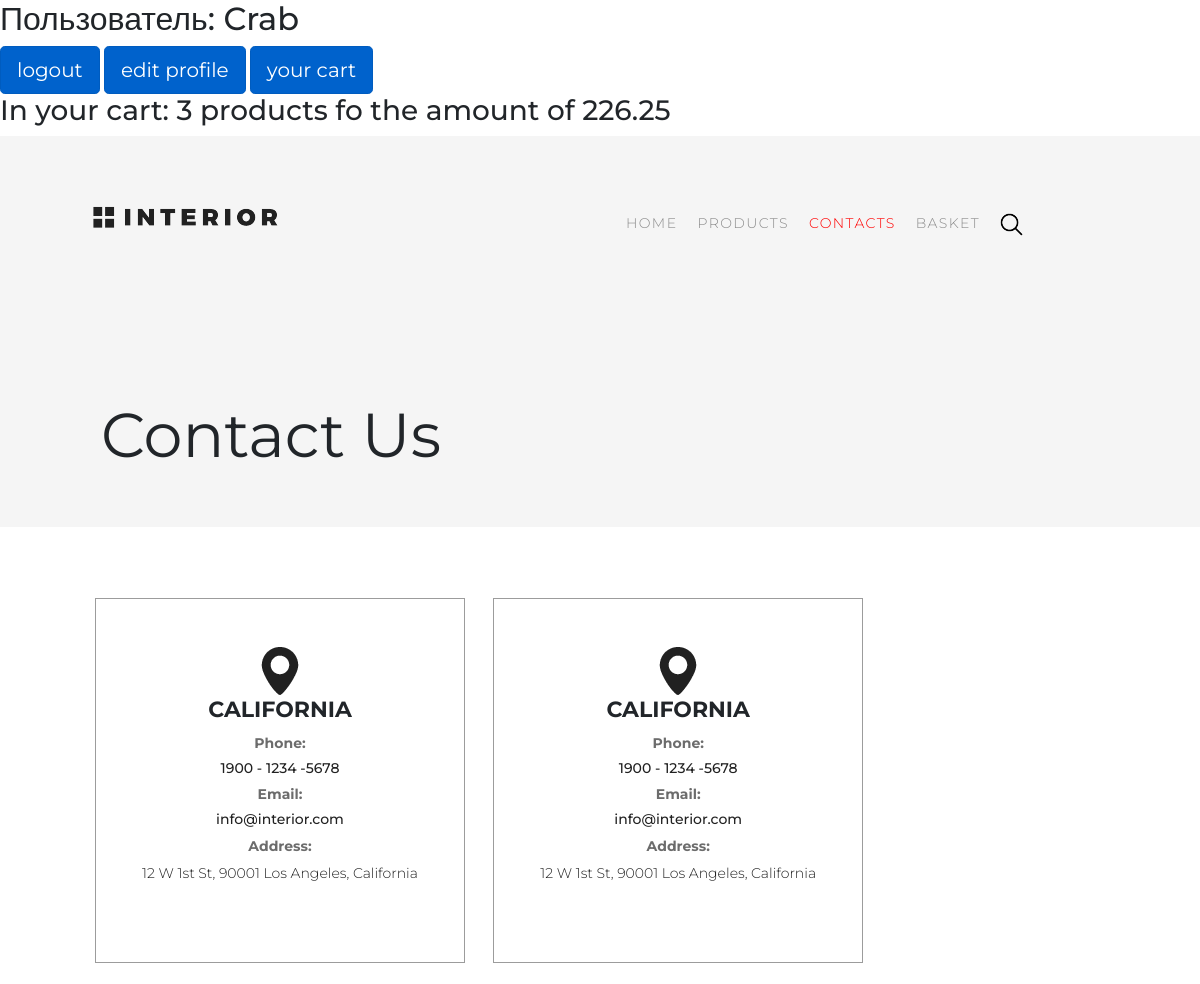
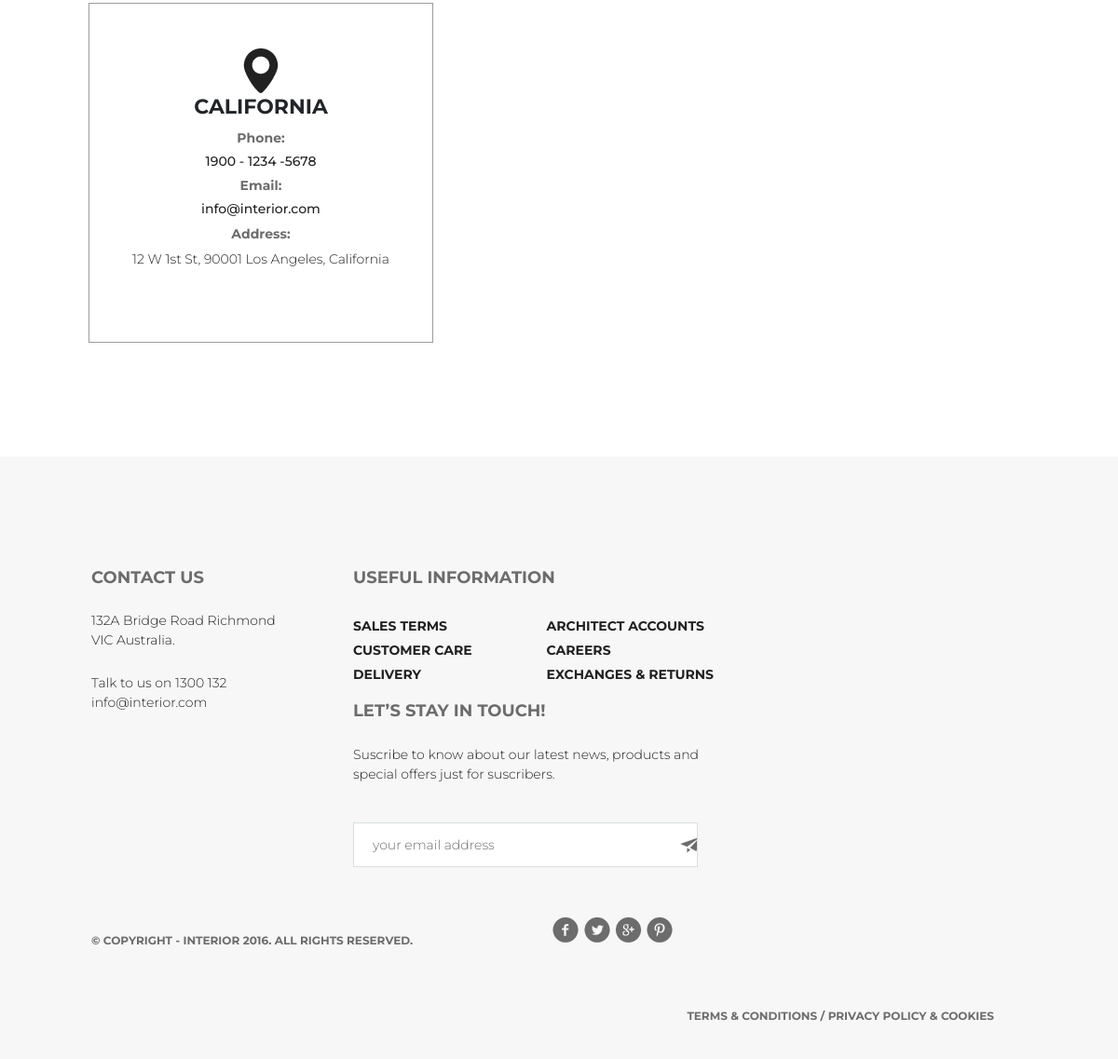
The page /contact/ (signed in) on the database its author committed (2 pictures, top to bottom).
### authapp/models.py (models this page shows, shortened)
class ShopUser(AbstractUser):
    class Meta:
        verbose_name = 'пользователь'
        verbose_name_plural = 'пользователи'
    avatar = models.ImageField(upload_to='users_avatars', blank=True)
    age = models.PositiveIntegerField(verbose_name='возраст')

### basketapp/models.py (models this page shows, shortened)
class Basket(models.Model):
    user = models.ForeignKey(settings.AUTH_USER_MODEL, on_delete=models.CASCADE, related_name='basket')
    product = models.ForeignKey(Product, on_delete=models.CASCADE)
    quantity = models.PositiveIntegerField(verbose_name='количество', default=0)
    add_datetime = models.DateTimeField(verbose_name='время', auto_now_add=True)
    def get_cost(self):
        return self.quantity * self.product.price
    cost = property(get_cost)

### mainapp/models.py (models this page shows, shortened)
class Product(models.Model):
    class Meta:
        verbose_name = 'Продукт'
        verbose_name_plural = 'Продукты'
    category = models.ForeignKey(ProductCategory, on_delete=models.CASCADE)
    name = models.CharField(verbose_name='имя продукта', max_length=128)
    image = models.ImageField(upload_to='products_images', blank=True)
    short_desc = models.CharField(verbose_name='краткое описание продукта', max_length=60, blank=True)
    description = models.TextField(verbose_name='описание продукта', blank=True)
    price = models.DecimalField(verbose_name='цена', max_digits=8, decimal_places=2, default=0)
    quantity = models.PositiveIntegerField(verbose_name='в наличии', default=0)
    is_hot = models.BooleanField(verbose_name='горячее предложение', default=False)

### mainapp/views.py (the view)
# urls.py: path('contact/', mainapp.contact, name='contact'),
def contact(request):
    content = {
                'titles': titles
              }
    return render(request, 'mainapp/contacts.html', content)

### mainapp/templatetags/custom_tags.py (called while the page is built)
@register.filter
def basket_total_quantity(user):
    if user.is_anonymous:
        return 0
    else:
        basket = user.basket.all()
        total_quantity = sum(list(map(lambda basket_slot: basket_slot.quantity, basket)))
        return total_quantity

@register.filter
def basket_total_cost(user):
    if user.is_anonymous:
        return 0
    else:
        basket = user.basket.all()
        total_cost = sum(list(map(lambda basket_slot: basket_slot.cost, basket)))
        return total_cost

### mainapp/templates/mainapp/contacts.html
{% extends 'mainapp/base.html' %}
{% load staticfiles %}
{% block css %}
    {{ block.super}}
    <link rel="stylesheet" type="text/css" href="{% static '/css/style_contacts.css' %}">
{% endblock %}
{% block header %}
    {{block.super}}
            <h1>Contact Us</h1>
{% endblock %}
{% block content %}
            <div class="block_3">
                <img src="{% static '/img/point.png' %}" alt="Картинка не прогрузилась">
                <h1>California</h1>
                <h2>Phone:</h2>
                <h3>1900 - 1234 -5678</h3>
                <h2>Email:</h2>
                <h3>info@interior.com</h3>
                <h2>Address:</h2>
                <p>12 W 1st St, 90001 Los Angeles, California</p>
            </div>
            <div class="block_3"><img src="{% static '/img/point.png' %}" alt="Картинка не прогрузилась">
                <h1>California</h1>
                <h2>Phone:</h2>
                <h3>1900 - 1234 -5678</h3>
                <h2>Email:</h2>
                <h3>info@interior.com</h3>
                <h2>Address:</h2>
                <p>12 W 1st St, 90001 Los Angeles, California</p>
            </div>
            <div class="block_3"><img src="{% static '/img/point.png' %}" alt="Картинка не прогрузилась">
                <h1>California</h1>
                <h2>Phone:</h2>
                <h3>1900 - 1234 -5678</h3>
                <h2>Email:</h2>
                <h3>info@interior.com</h3>
                <h2>Address:</h2>
                <p>12 W 1st St, 90001 Los Angeles, California</p>
            </div>
{% endblock %}

### mainapp/templates/mainapp/base.html (shortened to what this page needs)
<!DOCTYPE html>
{% load staticfiles %}
{% load custom_tags %}
<html lang="en">
<head>
    {% block css %}
        <link rel="stylesheet" href="{% static '/css/bootstrap.min.css' %}">
        <link rel="stylesheet" type="text/css" href="{% static '/css/style.css' %}">
    {% endblock %}
</head>
<body>
    <div class="conteiner">
        <div class="user">
            {% if request.user.is_authenticated %}
                <h2>Пользователь: {{ request.user.username|title }}</h2>
                <a href="{% url 'auth:logout' %}" class="btn btn-primary btn-lg active" role="button" aria-pressed="true">logout</a>
                <a href="{% url 'auth:edit' request.user.id %}" class="btn btn-primary btn-lg active" role="button" aria-pressed="true">edit profile</a>
                <a href="{% url 'basket:view' %}" class="btn btn-primary btn-lg active" role="button" aria-pressed="true">your cart</a>
                <h3> In your cart: {{ request.user|basket_total_quantity }} products fo the amount of {{ request.user|basket_total_cost }}</h3>
            {% else %}
                <h2>Пользователь не авторизован</h2>
                <a href="{% url 'auth:login' %}" class="btn btn-primary btn-lg active" role="button" aria-pressed="true">login</a>
                <a href="{% url 'auth:register' %}" class="btn btn-primary btn-lg active" role="button" aria-pressed="true">create user</a>
            {% endif %}
        </div>
        <div class="header">
            {% block header %}
                <a href="{% url 'main' %}">
                    <img class="logo" src="{% static '/img/logo.png' %}" alt="Картинка не прогрузилась">
                </a>
                {% include 'mainapp/includes/inc_menu.html' %}
            {% endblock %}
        </div>
        <div class="content">
            {% block content %}
            {% endblock %}
        </div>
        <div class="footer">
            {% block footer %}
                <div class="contact">
                    <h2>Contact Us</h2>
                    <p>132A Bridge Road Richmond VIC
                        Australia.
                    </p>
                    <p>Talk to us on 1300 132
                        info@interior.com</p>
                </div>
                <div class="useful">
                    <h2>Useful Information</h2>
                    <ul>
                        <li><a href="{% url 'main' %}">Sales terms</a></li>
                        <li><a href="{% url 'main' %}">Customer care</a></li>
                        <li><a href="{% url 'main' %}">Delivery</a></li>
                    </ul>
                    <ul>
                        <li><a href="{% url 'main' %}">Architect accounts</a></li>
                        <li><a href="{% url 'main' %}">Careers</a></li>
                        <li><a href="{% url 'main' %}">Exchanges & returns</a></li>
                    </ul>
                </div>
                <div class="lets_stay">
                    <h2>Let’s Stay in Touch!</h2>
                    <p>Suscribe to know about our latest news, products and special offers just for suscribers.</p>
                    <input class="form" type="text" value="your email address">
                </div>
                <div class="copyright">
                    <p>© Copyright - INTERIOR 2016. All Rights Reserved.</p>
                </div>
                <div class="social"><img src="{% static '/img/social-links.png' %}" alt="Картинка не прогрузилась"></div>
                <div class="terms"><a href="{% url 'main' %}">Terms & Conditions / Privacy policy & Cookies</a></div>
            {% endblock %}
        </div>
    </div>
</body></html>

### static/css/style.css (style rules this page uses)
body { font-family: 'Montserrat', sans-serif; max-width: 1366px; min-width: 800px; margin: 0 auto; }
html, body { height: 100%; }
.block_3 { width: 370px; }
* { padding: 0; margin: 0; }
a { text-decoration: none; }
li { list-style-type: none; }
.conteiner { min-height: 100%; }
.header { height: 800px; background-image: url(../img/slider-img.jpg); position: relative; min-width: 800px; }
.logo { width: 185px; height: 22px; margin: 70px 0 0 93px; }
.footer { padding: 120px 105px 35px 98px; float: left; background-color: #f7f7f7; }
.contact { float: left; width: 221px; margin-right: 60px; }
.useful { float: left; width: 482px; }
.lets_stay { float: left; width: 400px; }
.footer h2 { color: #6c6c6c; font-size: 18px; font-weight: 700; text-transform: uppercase; }
.footer p { color: #212121; font-size: 14px; font-weight: 300; margin-top: 25px; }
.footer .form { width: 370px; height: 48px; border: 1px solid #d9dee1; background-color: #ffffff; margin-top: 25px; color: #6c6c6c; font-size: 14px; font-weight: 300; padding-left: 20px; background-image: url(../img/fly.png); background-repeat: no-repeat; background-position: 350px 15px; }
.footer ul { margin-right: 80px; float: left; margin-top: 20px; }
.footer ul a { color: #212121; font-size: 14px; font-weight: 700; line-height: 26px; text-transform: uppercase; }
.copyright { float: left; }
.copyright p { float: left; color: #6c6c6c; font-size: 12px; font-weight: 700; text-transform: uppercase; margin-top: 70px; margin-right: 150px; }
.social { float: left; margin-top: 53px; margin-right: 140px; }
.terms { margin-top: 66px; float: right; margin-right: 28px; }
.terms a { color: #6c6c6c; font-size: 12px; font-weight: 700; text-transform: uppercase; }
a.active { color: red; }

### static/css/style_contacts.css (style rules this page uses)
.header { background-color: #f5f5f5; background-image: none; height: unset; padding-bottom: 56px; }
.header h1 { font-size: 62px; font-weight: 400; line-height: 72px; margin: 171px 0 0 101px; }
.content { padding: 59px 83px 110px; }
.block_3 { margin: 12px; height: 100%; border: 1px solid #9c9c9c; display: inline-block; padding: 48px 0 63px; text-align: center; font-size: 14px; line-height: 20px; }
.block_3 h1 { font-size: 22px; font-weight: 700; line-height: 29.88px; text-transform: uppercase; }
.block_3 h2 { color: #6c6c6c; font-weight: 700; font-size: 14px; margin-top: 10px; }
.block_3 h3 { color: #212121; font-size: 14px; }
.block_3 p { color: #212121; font-weight: 300; font-size: 14px; }

### rows shown on the page
ShopUser: user.username "Crab", user|basket_total_quantity "3", user|basket_total_cost "226.25"
